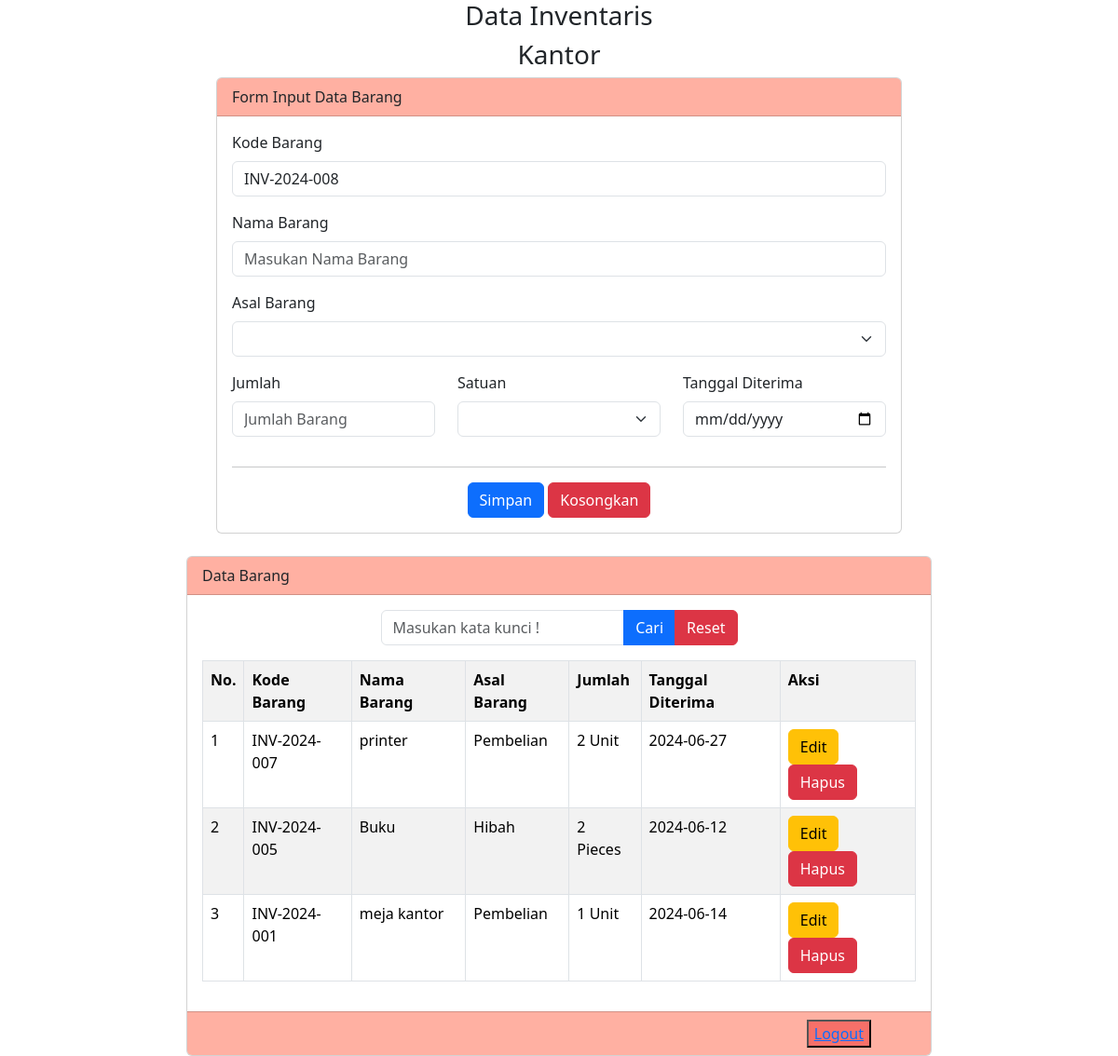
/form.php (signed in), run on the app's committed database.
### tables this page shows
CREATE TABLE `tbarang` (
  `id_barang` int(11) NOT NULL,
  `kode` varchar(15) NOT NULL,
  `nama` varchar(100) NOT NULL,
  `asal` varchar(25) NOT NULL,
  `jumlah` int(4) NOT NULL,
  `satuan` varchar(15) NOT NULL,
  `tanggal_diterima` date NOT NULL,
  `tanggal_simpan` timestamp NOT NULL DEFAULT current_timestamp() ON UPDATE current_timestamp()
);

### form.php (the view, shortened to what this page needs)
<?php
$host = "localhost";
$user = "root";
$password = "";
$db = "db_crud";
$port = "3307";
$mysqli = new mysqli($host,$user,$password,$db,$port);
$q = mysqli_query($mysqli, "SELECT kode FROM tbarang ORDER BY kode DESC LIMIT 1");
$datax = mysqli_fetch_array($q);
if($datax){
  $no_terakhir = substr($datax['kode'], -3);
  $no = $no_terakhir + 1;
  if($no > 0 and $no < 10 ){
    $kode = "00".$no;
  }else if($no > 10 and $no < 100 ){
    $kode = "0".$no;
  }else if($no > 100){
    $kode = $no;
  }
}else{
  $kode = "001";
}
$tahun = date('Y');
$vkode = "INV-".$tahun.'-'.$kode;
$vnama = "";
$vasal = "";
$vjumlah = "";
$vsatuan = "";
$vtanggal_diterima = "";
?>
<!doctype html>
<html lang="en">
  <head>
    <link href="https://cdn.jsdelivr.net/npm/bootstrap@5.3.3/dist/css/bootstrap.min.css" rel="stylesheet">
  </head>
  <body>
    <div class="container">
    <h3 class="text-center">Data Inventaris</h3>
    <h3 class="text-center">Kantor</h3>
    <div class="row">
      <div class="col-md-8 mx-auto">
      <div class="card">
       <div class="card-header text-dark" style="background-color:rgba(255, 99, 71, 0.5)";>
         Form Input Data Barang
       </div>
       <div class="card-body">
          <form method="POST">
          <div class="mb-3">
            <label class="form-label">Kode Barang</label>
            <input type="text" name="tkode" value="<?=$vkode?>" class="form-control" placeholder="Masukan Kode Barang">
          </div>
          <div class="mb-3">
            <label class="form-label">Nama Barang</label>
            <input type="text" name="tnama" value="<?=$vnama?>" class="form-control" placeholder="Masukan Nama Barang">
          </div>
          <div class="mb-3">
            <label class="form-label">Asal Barang</label>
            <select class="form-select" name="tasal">
              <option value="<?=$vasal?>"><?=$vasal?></option>
              <option value="Pembelian">Pembelian</option>
            </select>
          </div>
          <div class="row">
            <div class="col">
              <div class="mb-3">
                <label class="form-label">Jumlah</label>
                <input type="number" name="tjumlah" value="<?=$vjumlah?>" class="form-control" placeholder="Jumlah Barang">
              </div>
            </div>
            <div class="col">
              <div class="mb-3">
                <label class="form-label">Satuan</label>
                <select class="form-select" name="tsatuan">
                  <option value="<?=$vsatuan?>"><?=$vsatuan?></option>
                  <option value="Unit">Unit</option>
                </select>
              </div>
            </div>
            <div class="col">
              <div class="mb-3">
                <label class="form-label">Tanggal Diterima</label>
                <input type="date" name="ttanggal_diterima" value="<?=$vtanggal_diterima?>" class="form-control" placeholder="Jumlah Barang">
              </div>
            </div>
            <div class="text-center">
              <hr>
              <button class="btn btn-primary" name="bsimpan" type="submit">Simpan</button>
              <button class="btn btn-danger" name="bkosongkan" type="reset">Kosongkan</button>
            </div>
          </div>
          </form>
</div>
       </div>
      </div>
      </div>
    </div>
<div class="card mt-4 col-md-8 mx-auto">
       <div class="card-header text-dark" style="background-color:rgba(255, 99, 71, 0.5)";>
         Data Barang
       </div>
       <div class="card-body">
        <div class="col-md-6 mx-auto">
          <form method="POST">
            <div class="input-group mb-3">
              <input type="text" name="tcari" value="<?=@$_POST['tcari']?>" class="form-control" placeholder="Masukan kata kunci !">
              <button class="btn btn-primary" name="bcari" type="submit">Cari</button>
              <button class="btn btn-danger" name="breset" type="submit">Reset</button>
            </div>
          </form>
        </div>
         <table class="table table-striped table-hover table-bordered">
          <tr>
            <th>No.</th>
            <th>Kode Barang</th>
            <th>Nama Barang</th>
            <th>Asal Barang</th>
            <th>Jumlah</th>
            <th>Tanggal Diterima</th>
            <th>Aksi</th>
          </tr>
          <?php
            $no = 1;
              if(isset($_POST['bcari'])){
                $keyword = $_POST['tcari'];
                $q = "SELECT * FROM tbarang WHERE kode like '%$keyword%' or nama like '%$keyword%' or asal like '%$keyword%' ORDER BY id_barang DESC";
              }else{
                $q = "SELECT * FROM tbarang order by id_barang desc";
              }
            $tampil = mysqli_query($mysqli, $q);
            while($data = mysqli_fetch_array($tampil)) :
          ?>
          <tr>
            <td><?=$no++ ?></td>
            <td><?=$data['kode']?></td>
            <td><?=$data['nama']?></td>
            <td><?=$data['asal']?></td>
            <td><?=$data['jumlah']?> <?=$data['satuan']?></td>
            <td><?=$data['tanggal_diterima']?></td>
            <td>
              <a href="form.php?hal=edit&id=<?=$data['id_barang']?>" class="btn btn-warning">Edit</a>
              <a href="form.php?hal=hapus&id=<?=$data['id_barang']?>"
              class="btn btn-danger" onclick="return confirm ('Apakah Anda yakin akan hapus data ini ?')">Hapus</a>
            </td>
          </tr>
          <?php endwhile; ?>
         </table>
       </div>
       <div class="card-footer text-dark" style="background-color:rgba(255, 99, 71, 0.5)">
          <div class="d-grid gap-5 d-md-flex justify-content-md-end">
            <button style="background-color:rgba(240, 50, 50, 0.5)" class="me-md-5";><a href="logout.php">Logout</a></button>
          </div>
       </div>
      </div>
  </body>
</html>

### data on the page
tbarang: tkode "INV-2024-008", kode "INV-2024-007", nama "printer", asal "Pembelian", jumlah "2", satuan "Unit", tanggal_diterima "2024-06-27"
tbarang: kode "INV-2024-005", nama "Buku", asal "Hibah", jumlah "2", satuan "Pieces", tanggal_diterima "2024-06-12"
tbarang: kode "INV-2024-001", nama "meja kantor", asal "Pembelian", jumlah "1", satuan "Unit", tanggal_diterima "2024-06-14"
